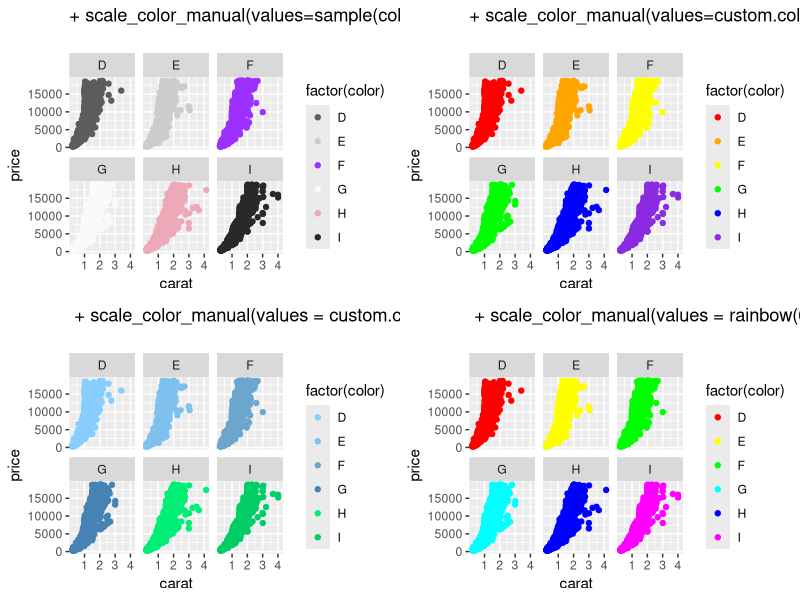

This figure's R source:
#Load ggplot default data: Diamonds
library(ggplot2)
library(gridExtra)
data(diamonds)
head(diamonds)
diamonds <-     diamonds[diamonds$color < "J",]
#http://127.0.0.1:25615/library/ggplot2/html/diamonds.html

#Random Colors
my.colors <- sample(colors(), 7)
RANDOM <- ggplot(data = diamonds) + geom_point(aes( x = carat, y = price, color=factor(color))
) + facet_wrap(~color) + scale_color_manual(values = my.colors)   + labs(title = "+ scale_color_manual(values=sample(colors(), 7)\n" )



#Custom Colors   1
colors()
custom.colors.1 <- c("red", "orange" , "yellow", "green", "blue", "blueviolet", "violet")
C1 <- ggplot(data = diamonds) + geom_point(aes( x = carat, y = price, color=factor(color))
) + facet_wrap(~color) + scale_color_manual(values = custom.colors.1) + labs(title = "+ scale_color_manual(values=custom.colors.1)\n" )


#Custom Colors   2
custom.colors.2 <- c("skyblue1", "skyblue2" , "skyblue3", "steelblue", "springgreen2", "springgreen3", "springgreen4")
C2 <- ggplot(data = diamonds) + geom_point(aes( x = carat, y = price, color=factor(color))
) + facet_wrap(~color) + scale_color_manual(values = custom.colors.2
) + labs(title = " + scale_color_manual(values = custom.colors.2) \n" )

#Rainbow Colors
rainbow(6)
ROYGBIV <- rainbow(6)
RAINBOW <- ggplot(data = diamonds) + geom_point(aes( x = carat, y = price, color=factor(color))
) + facet_wrap(~color) + scale_color_manual(values = ROYGBIV)  + labs(title = " + scale_color_manual(values = rainbow(6)) \n" )


Example.1 <- grid.arrange(RANDOM, C1, C2, RAINBOW, ncol=2)